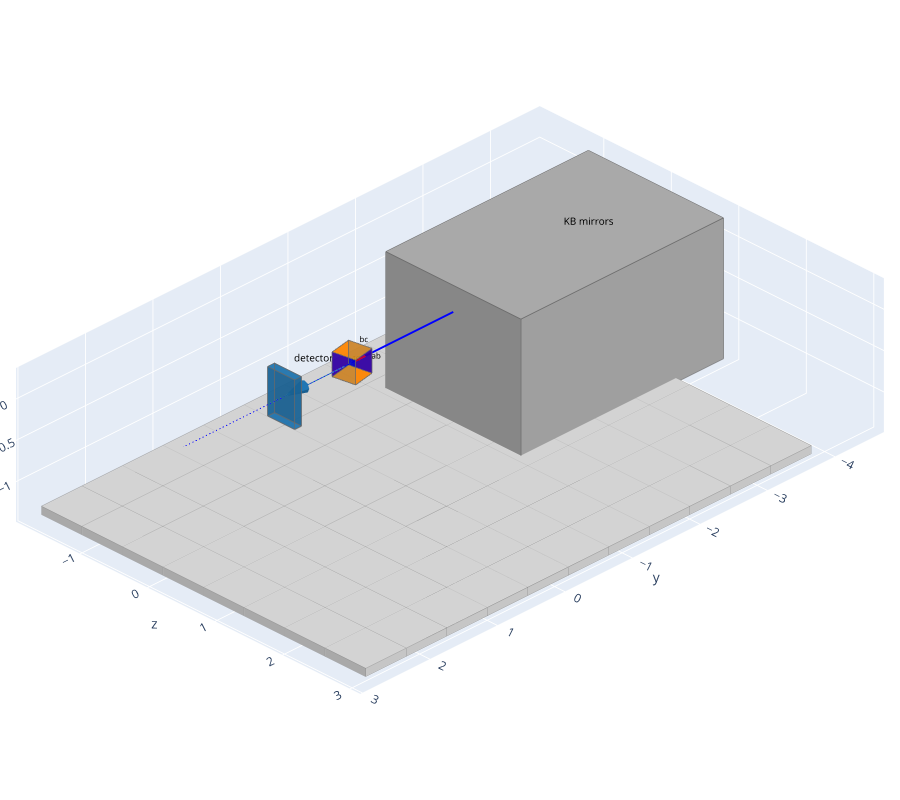

The cell this chart's notebook holds for it:
### Code cell
scene.render("plotly", height=800, **VIEW)

### Figure 1 — Plotly figure (JSON) as saved in the notebook; plotly's stock layout.template omitted (floating-point values rounded to 4 significant figures; data arrays with more than 128 entries replaced by an {"elided": "..."} marker saying what was removed)
{"data": [{"facecolor": {"elided": "1068 str values"}, "flatshading": true, "hoverinfo": "skip", "i": {"elided": "1068 int values"}, "j": {"elided": "1068 int values"}, "k": {"elided": "1068 int values"}, "opacity": 1, "type": "mesh3d", "x": {"elided": "2136 float values"}, "y": {"elided": "2136 float values"}, "z": {"elided": "2136 float values"}}, {"facecolor": ["red", "red", "red", "red", "blue", "blue", "blue", "blue", "orange", "orange", "orange", "orange", "#1f77b4", "#1f77b4", "#1f77b4", "#1f77b4", "#1f77b4", "#1f77b4", "#1f77b4", "#1f77b4", "#1f77b4", "#1f77b4", "#1f77b4", "#1f77b4"], "flatshading": true, "hoverinfo": "skip", "i": [0, 0, 4, 4, 8, 8, 12, 12, 16, 16, 20, 20, 24, 24, 28, 28, 32, 32, 36, 36, 40, 40, 44, 44], "j": [1, 2, 5, 6, 9, 10, 13, 14, 17, 18, 21, 22, 25, 26, 29, 30, 33, 34, 37, 38, 41, 42, 45, 46], "k": [2, 3, 6, 7, 10, 11, 14, 15, 18, 19, 22, 23, 26, 27, 30, 31, 34, 35, 38, 39, 42, 43, 46, 47], "opacity": 0.75, "type": "mesh3d", "x": [-0.15, -0.15, 0.15, 0.15, -0.15, 0.15, 0.15, -0.15, -0.15, 0.15, 0.15, -0.15, -0.15, -0.15, 0.15, 0.15, -0.15, -0.15, -0.15, -0.15, 0.15, 0.15, 0.15, 0.15, -0.3, -0.3, 0.3, 0.3, -0.3, 0.3, 0.3, -0.3, -0.3, 0.3, 0.3, -0.3, -0.3, -0.3, 0.3, 0.3, -0.3, -0.3, -0.3, -0.3, 0.3, 0.3, 0.3, 0.3], "y": [-0.1217, 0.1738, 0.1738, -0.1217, -0.1738, -0.1738, 0.1217, 0.1217, -0.1217, -0.1217, -0.1738, -0.1738, 0.1738, 0.1217, 0.1217, 0.1738, -0.1217, -0.1738, 0.1217, 0.1738, -0.1217, 0.1738, 0.1217, -0.1738, 0.95, 1.05, 1.05, 0.95, 0.95, 0.95, 1.05, 1.05, 0.95, 0.95, 0.95, 0.95, 1.05, 1.05, 1.05, 1.05, 0.95, 0.95, 1.05, 1.05, 0.95, 1.05, 1.05, 0.95], "z": [-0.1738, -0.1217, -0.1217, -0.1738, 0.1217, 0.1217, 0.1738, 0.1738, -0.1738, -0.1738, 0.1217, 0.1217, -0.1217, 0.1738, 0.1738, -0.1217, -0.1738, 0.1217, 0.1738, -0.1217, -0.1738, -0.1217, 0.1738, 0.1217, -0.2, -0.2, -0.2, -0.2, 0.2, 0.2, 0.2, 0.2, -0.2, -0.2, 0.2, 0.2, -0.2, 0.2, 0.2, -0.2, -0.2, 0.2, 0.2, -0.2, -0.2, -0.2, 0.2, 0.2]}, {"hoverinfo": "skip", "line": {"color": "gray", "dash": "solid", "width": 1}, "mode": "lines", "opacity": 1, "type": "scatter3d", "x": {"elided": "1494 float values"}, "y": {"elided": "1494 float values"}, "z": {"elided": "1494 float values"}}, {"hoverinfo": "skip", "line": {"color": "dimgray", "dash": "solid", "width": 2}, "mode": "lines", "opacity": 1, "type": "scatter3d", "x": [-1.38, -1.38, null, 0.32, -1.38, null, 0.32, 0.32, null, -1.38, 0.32, null, 0.32, -1.38, null, 0.32, 0.32, null, -1.38, 0.32, null, -1.38, -1.38, null, 0.32, 0.32, null, -1.38, -1.38, null, -1.38, -1.38, null, 0.32, 0.32, null], "y": [-1.5, -4.5, null, -1.5, -1.5, null, -4.5, -1.5, null, -4.5, -4.5, null, -4.5, -4.5, null, -1.5, -4.5, null, -1.5, -1.5, null, -4.5, -1.5, null, -4.5, -4.5, null, -4.5, -4.5, null, -1.5, -1.5, null, -1.5, -1.5, null], "z": [-1, -1, null, -1, -1, null, -1, -1, null, -1, -1, null, 1, 1, null, 1, 1, null, 1, 1, null, 1, 1, null, 1, -1, null, -1, 1, null, 1, -1, null, -1, 1, null]}, {"hoverinfo": "skip", "line": {"color": "dimgray", "dash": "solid", "width": 2}, "mode": "lines", "opacity": 0.75, "type": "scatter3d", "x": [-0.15, -0.15, null, 0.15, -0.15, null, 0.15, 0.15, null, -0.15, 0.15, null, 0.15, -0.15, null, 0.15, 0.15, null, -0.15, 0.15, null, -0.15, -0.15, null, 0.15, 0.15, null, -0.15, -0.15, null, -0.15, -0.15, null, 0.15, 0.15, null, -0.3, -0.3, null, 0.3, -0.3, null, 0.3, 0.3, null, -0.3, 0.3, null, 0.3, -0.3, null, 0.3, 0.3, null, -0.3, 0.3, null, -0.3, -0.3, null, 0.3, 0.3, null, -0.3, -0.3, null, -0.3, -0.3, null, 0.3, 0.3, null], "y": [0.1738, -0.1217, null, 0.1738, 0.1738, null, -0.1217, 0.1738, null, -0.1217, -0.1217, null, -0.1738, -0.1738, null, 0.1217, -0.1738, null, 0.1217, 0.1217, null, -0.1738, 0.1217, null, -0.1738, -0.1217, null, -0.1217, -0.1738, null, 0.1217, 0.1738, null, 0.1738, 0.1217, null, 1.05, 0.95, null, 1.05, 1.05, null, 0.95, 1.05, null, 0.95, 0.95, null, 0.95, 0.95, null, 1.05, 0.95, null, 1.05, 1.05, null, 0.95, 1.05, null, 0.95, 0.95, null, 0.95, 0.95, null, 1.05, 1.05, null, 1.05, 1.05, null], "z": [-0.1217, -0.1738, null, -0.1217, -0.1217, null, -0.1738, -0.1217, null, -0.1738, -0.1738, null, 0.1217, 0.1217, null, 0.1738, 0.1217, null, 0.1738, 0.1738, null, 0.1217, 0.1738, null, 0.1217, -0.1738, null, -0.1738, 0.1217, null, 0.1738, -0.1217, null, -0.1217, 0.1738, null, -0.2, -0.2, null, -0.2, -0.2, null, -0.2, -0.2, null, -0.2, -0.2, null, 0.2, 0.2, null, 0.2, 0.2, null, 0.2, 0.2, null, 0.2, 0.2, null, 0.2, -0.2, null, -0.2, 0.2, null, 0.2, -0.2, null, -0.2, 0.2, null]}, {"hoverinfo": "skip", "line": {"color": "blue", "dash": "solid", "width": 4}, "mode": "lines", "opacity": 1, "type": "scatter3d", "x": [0, 0, null], "y": [-1.5, 0, null], "z": [0, 0, null]}, {"hoverinfo": "skip", "line": {"color": "blue", "dash": "dash", "width": 2}, "mode": "lines", "opacity": 1, "type": "scatter3d", "x": [0, 0, null], "y": [0, 2.5, null], "z": [0, 0, null]}, {"hoverinfo": "skip", "line": {"color": "#1f77b4", "dash": "solid", "width": 2}, "mode": "lines", "opacity": 1, "type": "scatter3d", "x": [0, 0, null], "y": [0, 1, null], "z": [0, 0, null]}, {"anchor": "tip", "colorscale": [[0, "#1f77b4"], [1, "#1f77b4"]], "hoverinfo": "skip", "opacity": 1, "showscale": false, "sizemode": "absolute", "sizeref": 0.292, "type": "cone", "u": [0], "v": [1], "w": [0], "x": [0], "y": [1], "z": [0]}, {"hoverinfo": "skip", "mode": "text", "text": ["KB mirrors"], "textfont": {"color": "black", "size": 10}, "textposition": "top right", "type": "scatter3d", "x": [0.32], "y": [-3], "z": [0]}, {"hoverinfo": "skip", "mode": "text", "text": ["ab"], "textfont": {"color": "black", "size": 8}, "textposition": "top right", "type": "scatter3d", "x": [0], "y": [-0.02605], "z": [0.1477]}, {"hoverinfo": "skip", "mode": "text", "text": ["ac"], "textfont": {"color": "black", "size": 8}, "textposition": "top right", "type": "scatter3d", "x": [0], "y": [0.1477], "z": [0.02605]}, {"hoverinfo": "skip", "mode": "text", "text": ["bc"], "textfont": {"color": "black", "size": 8}, "textposition": "top right", "type": "scatter3d", "x": [0.15], "y": [0], "z": [0]}, {"hoverinfo": "skip", "mode": "text", "text": ["detector"], "textfont": {"color": "black", "size": 10}, "textposition": "top right", "type": "scatter3d", "x": [0.3], "y": [1], "z": [0]}], "layout": {"height": 800, "margin": {"b": 0, "l": 0, "r": 0, "t": 0}, "scene": {"aspectmode": "data", "camera": {"eye": {"x": 0.9, "y": 1.102, "z": 1.102}, "projection": {"type": "orthographic"}, "up": {"x": 1, "y": 0, "z": 0}}, "xaxis": {"visible": true}, "yaxis": {"visible": true}, "zaxis": {"visible": true}}, "showlegend": false}}
